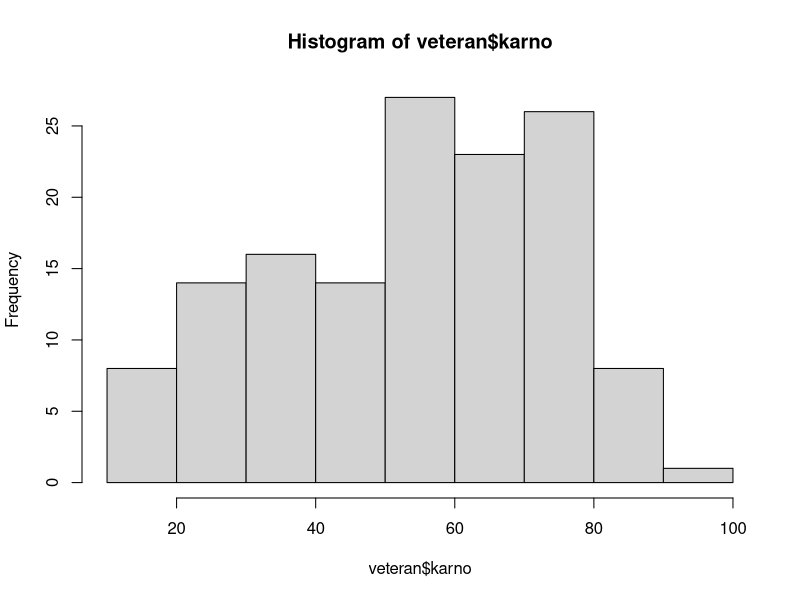
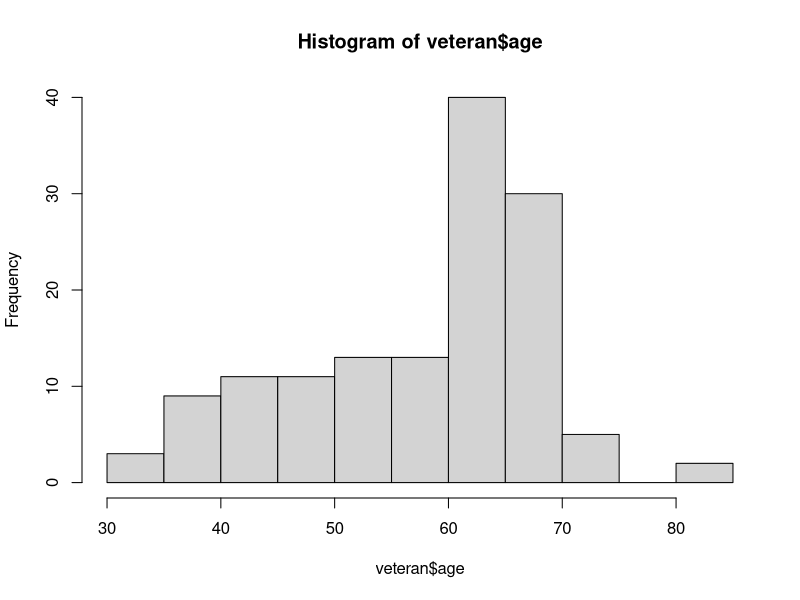

R code for these plots, in order: (Note: this script raises an error after producing the figures.)
## ---- chunk 1
knitr::opts_chunk$set(echo = TRUE)
## ---- chunk 2
# Randomised trial of two treatment regimens for lung cancer. This is a standard survival analysis data set.
library(survival)
library(survminer)
library(tidyverse)
library(ggplot2)
library(plyr)
## ---- chunk 3
str(veteran)
## ---- chunk 4
# Dichotomize age and change data labels
veteran$prior <- factor(veteran$prior) %>%
  revalue(c("0"= "No", "10"="Yes"))
## ---- chunk 5
hist(veteran$karno)
veteran$karno <- factor(veteran$karno)
levels(veteran$karno)
## ---- chunk 6
veteran$karno <- factor(veteran$karno) %>%
  revalue(c("0"= "No", "10"="Yes"))
## ---- chunk 7
veteran <- veteran %>% 
  mutate(age_gp = ifelse(age >= 50, "old", "young"))
veteran$age_gp <- factor(veteran$age_gp)

levels(veteran$age_gp)
## ---- chunk 8
hist(veteran$age) # bimodal

## ---- chunk 9
surv_object <- Surv(time = veteran$time, event = veteran$status)
surv_object 
## ---- chunk 10
# Fit survival data using the Kaplan-Meier method
fit1 <- survfit(surv_object ~ celltype, data = veteran) 
summary(fit1)
## ---- chunk 11
ggsurvplot(fit1, pval = TRUE, data = veteran)

## ---- chunk 12
fit2 <- survfit(surv_object ~ karno, data = veteran)
ggsurvplot(fit2, data = veteran, pval = TRUE)
## ---- chunk 13
# Fit a Cox proportional hazards model
fit.coxph <- coxph(surv_object ~ celltype + karno + age, 
                   data = veteran)
ggforest(fit.coxph, data = veteran)
